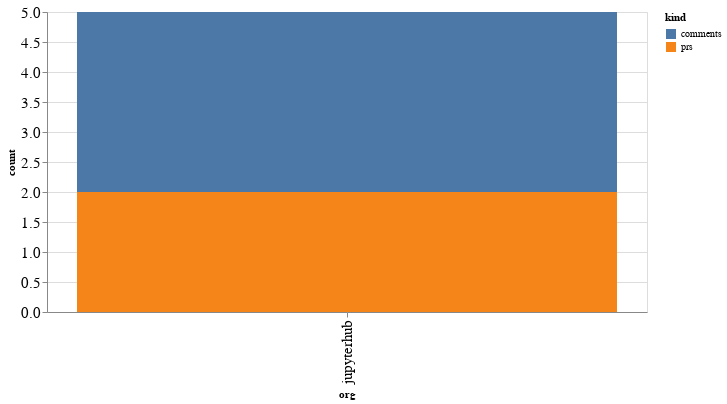

Source (notebook cell):
### Code cell
alt.Chart(org_summaries, width=600).mark_bar().encode(
    x='org',
    y='count',
    color='kind',
    tooltip="org"
)

### Figure 1 — Vega-Lite specification as saved in the notebook (floating-point values rounded to 4 significant figures)
{"config": {"axisLeft": {"labelFontSize": 15}, "axisBottom": {"labelFontSize": 15}}, "data": {"name": "data-d82f45a1b0e1620475521639010f6ddf"}, "mark": "bar", "encoding": {"color": {"type": "nominal", "field": "kind"}, "tooltip": {"type": "nominal", "field": "org"}, "x": {"type": "nominal", "field": "org"}, "y": {"type": "quantitative", "field": "count"}}, "width": 600, "$schema": "https://vega.github.io/schema/vega-lite/v4.8.1.json", "datasets": {"data-d82f45a1b0e1620475521639010f6ddf": [{"org": "jupyterhub", "kind": "comments", "count": 3}, {"org": "jupyterhub", "kind": "prs", "count": 2}]}}
